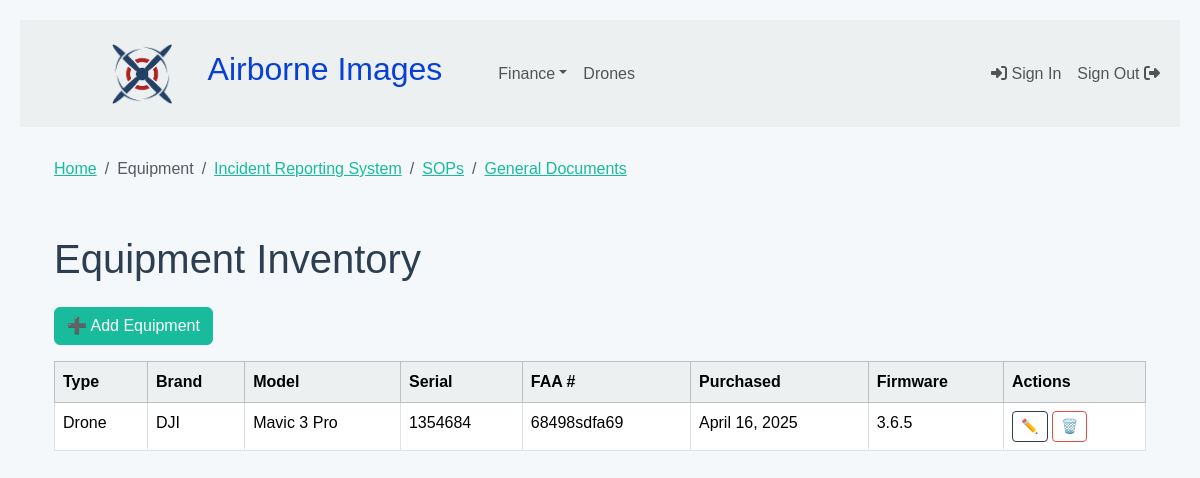
The app's page /equipment/ (signed in) with its own data.
### drone/models.py (models this page shows, shortened)
class Equipment(models.Model):
    EQUIPMENT_TYPES = [
        ('Drone', 'Drone'),
        ('Battery', 'Battery'),
        ('Controller', 'Controller'),
        ('Payload', 'Payload'),
        ('Other', 'Other'),
    ]
    type = models.CharField(max_length=20, choices=EQUIPMENT_TYPES)
    brand = models.CharField(max_length=100)
    model = models.CharField(max_length=100)
    serial_number = models.CharField(max_length=100, unique=True)
    faa_number = models.CharField(max_length=50, blank=True)
    purchase_date = models.DateField()
    firmware_version = models.CharField(max_length=100, blank=True)

### drone/views.py (the view)
# urls.py: path('equipment/', equipment_list, name='equipment_list'),
@login_required
def equipment_list(request):
    equipment = Equipment.objects.all().order_by('-purchase_date')
    return render(request, 'drones/equipment_list.html', {'equipment': equipment})

### drone/templates/drones/equipment_list.html (shortened to what this page needs)
{% extends 'index.html' %}
{% block breadcrumbs %}
    <nav aria-label="breadcrumb">
    <ol class="breadcrumb">
        <li class="breadcrumb-item"><a href="{% url 'documents' %}">Home</a></li>
        <li class="breadcrumb-item active" aria-current="page">Equipment</li>
        <li class="breadcrumb-item"><a href="{% url 'incident_reporting_system' %}">Incident Reporting System</a></li>
        <li class="breadcrumb-item"><a href="{% url 'sop_list' %}">SOPs</a></li>
        <li class="breadcrumb-item"><a href="{% url 'general_document_list' %}">General Documents</a></li>
    </ol>
    </nav>
{% endblock %}
{% block content %}
<div class="container mt-5">
  <h2 class="text-primary mb-4">Equipment Inventory</h2>
  <a href="{% url 'equipment_create' %}" class="btn btn-success mb-3">➕ Add Equipment</a>
  <table class="table table-bordered table-hover">
    <thead class="table-light">
      <tr>
        <th>Type</th>
        <th>Brand</th>
        <th>Model</th>
        <th>Serial</th>
        <th>FAA #</th>
        <th>Purchased</th>
        <th>Firmware</th>
        <th>Actions</th>
      </tr>
    </thead>
    <tbody>
      {% for item in equipment %}
      <tr>
        <td>{{ item.type }}</td>
        <td>{{ item.brand }}</td>
        <td>{{ item.model }}</td>
        <td>{{ item.serial_number }}</td>
        <td>{{ item.faa_number }}</td>
        <td>{{ item.purchase_date }}</td>
        <td>{{ item.firmware_version }}</td>
        <td>
          <a href="{% url 'equipment_edit' item.pk %}" class="btn btn-sm btn-outline-primary">✏️</a>
          <a href="{% url 'equipment_delete' item.pk %}" class="btn btn-sm btn-outline-danger">🗑️</a>
        </td>
      </tr>
      {% empty %}
      <tr><td colspan="8" class="text-muted">No equipment added yet.</td></tr>
      {% endfor %}
    </tbody>
  </table>
</div>
{% endblock %}

### static/styles/index.css (style rules this page uses)
body { font-optical-sizing: auto; padding: 2rem; background: #f4f8fb; color: #333; }
body { font-family: "Montserrat", sans-serif; padding: 20px; }

### records on screen
Equipment: type "Drone", brand "DJI", model "Mavic 3 Pro", serial_number "1354684", faa_number "68498sdfa69", purchase_date "April 16, 2025", firmware_version "3.6.5"
